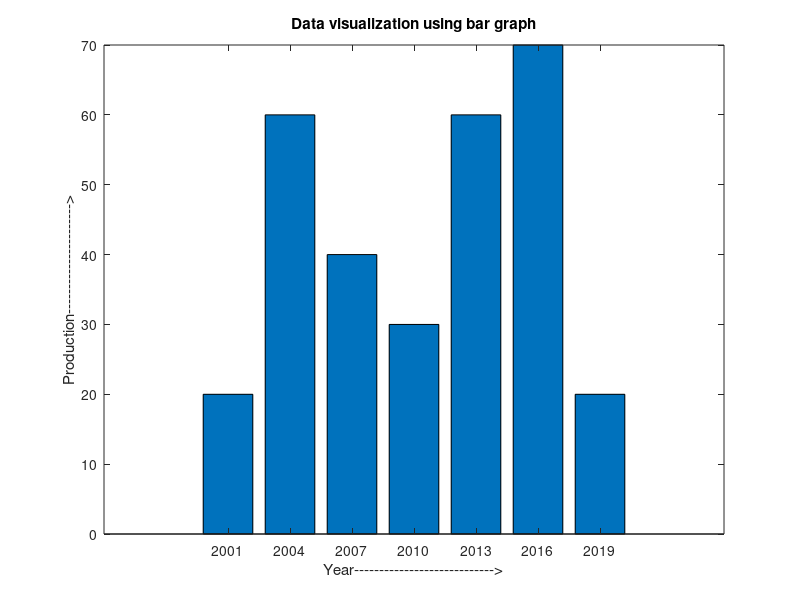
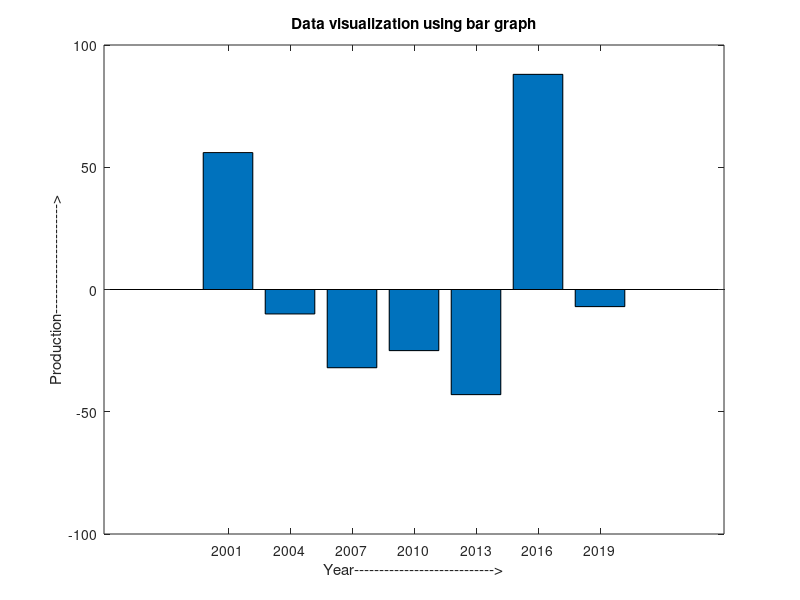

Source code (MATLAB) for these figures, in order:
clc 
clear all
close all
x = [2001:3:2020];
y = [20,60,40,30,60,70,20];
bar(x,y);
title("Data visualization using bar graph");
xlabel("Year---------------------------->");
ylabel("Production---------------------->");
x1 = [2001:3:2020];
figure;
y1 = randi([-100 ,100],1 ,7);
bar(x1,y1);
title("Data visualization using bar graph");
xlabel("Year---------------------------->");
ylabel("Production---------------------->");
